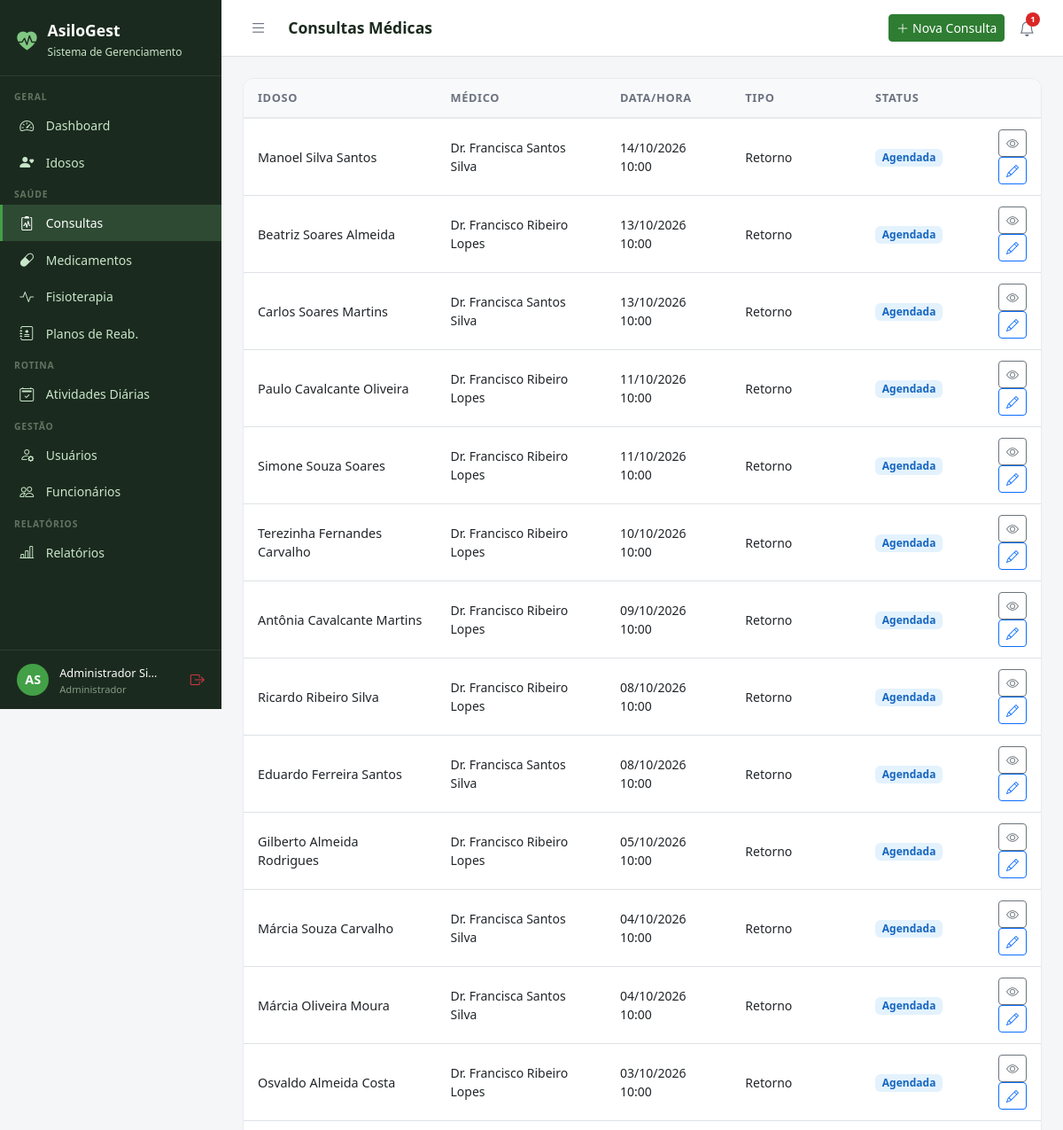
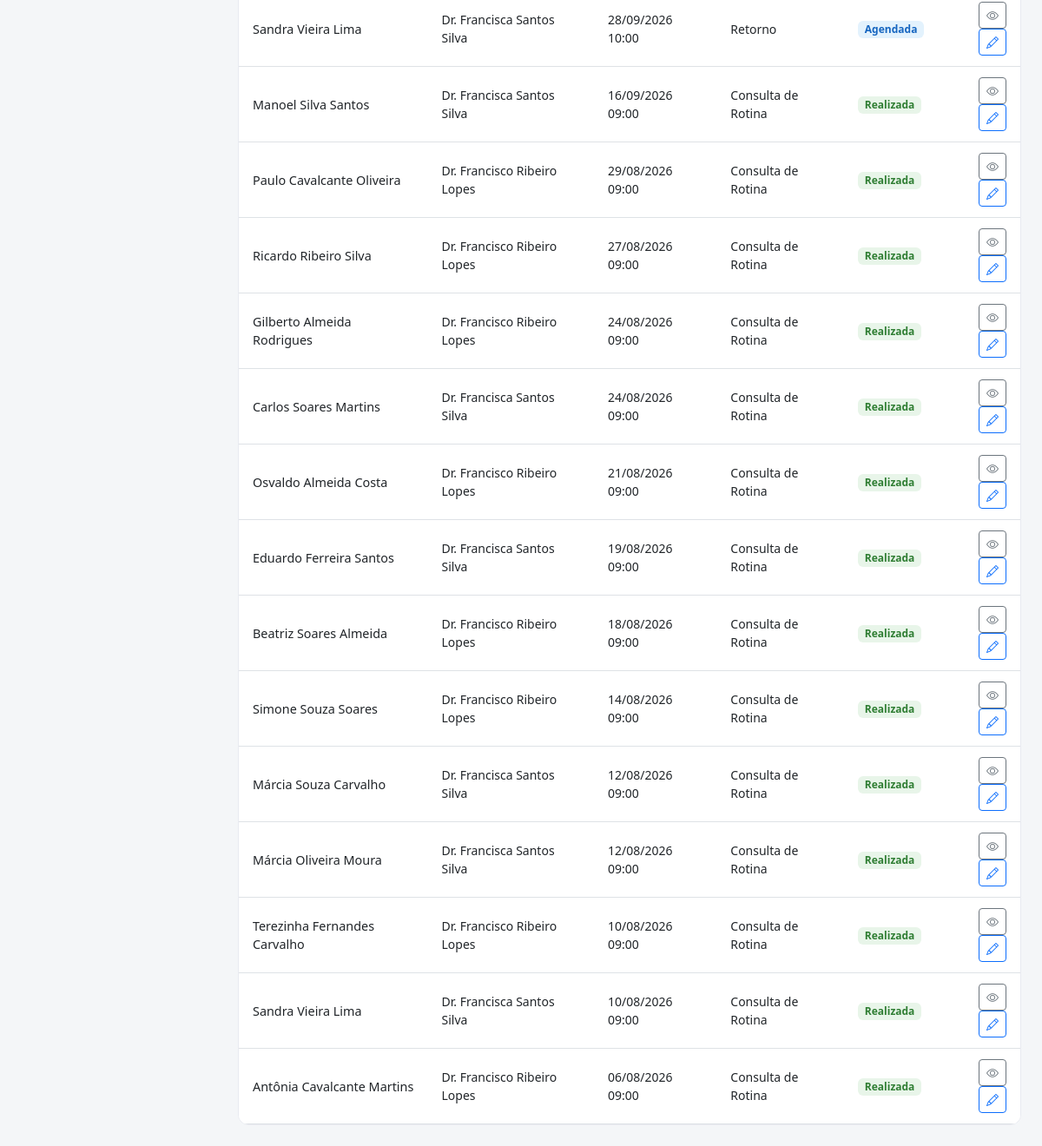
Screenshot of /consultas/ (signed in) with the database file from the repository (2 pictures, top to bottom).
### core/models.py (models this page shows, shortened)
class Usuario(AbstractUser):
    PERFIL_CHOICES = [
        ('administrador', 'Administrador'),
        ('medico', 'Médico'),
        ('fisioterapeuta', 'Fisioterapeuta'),
        ('enfermeiro', 'Enfermeiro(a)'),
        ('recepcionista', 'Recepcionista'),
        ('familiar', 'Familiar do Idoso'),
    ]
    perfil = models.CharField(
        max_length=20, choices=PERFIL_CHOICES,
        default='recepcionista', verbose_name='Perfil de Acesso'
    )
    telefone = models.CharField(max_length=15, blank=True, verbose_name='Telefone')
    cpf = models.CharField(max_length=14, unique=True, null=True, blank=True, verbose_name='CPF')
    foto = models.ImageField(upload_to='usuarios/', blank=True, null=True, verbose_name='Foto')
    data_nascimento = models.DateField(null=True, blank=True, verbose_name='Data de Nascimento')
    especialidade = models.CharField(
        max_length=100, blank=True, verbose_name='Especialidade',
        help_text='Preencha para Médico ou Fisioterapeuta'
    )
    data_admissao = models.DateField(null=True, blank=True, verbose_name='Data de Admissão')
    primeiro_acesso = models.BooleanField(
        default=True, verbose_name='Primeiro Acesso',
        help_text='Usuário deve definir senha no primeiro login'
    )
    ativo = models.BooleanField(default=True, verbose_name='Ativo')
    criado_em = models.DateTimeField(auto_now_add=True)
    class Meta:
        verbose_name = 'Usuário'
        verbose_name_plural = 'Usuários'
        ordering = ['first_name', 'last_name']
    @property
    def is_administrador(self):
        return self.perfil == 'administrador' or self.is_superuser
    @property
    def is_fisioterapeuta(self):
        return self.perfil == 'fisioterapeuta'
    @property
    def is_familiar(self):
        return self.perfil == 'familiar'
    @property
    def pode_editar_saude(self):
        return self.is_administrador or self.is_medico
    @property
    def pode_ver_saude(self):
        return (self.is_administrador or self.is_medico
                or self.is_fisioterapeuta or self.is_enfermeiro)
    @property
    def pode_cadastrar_usuarios(self):
        return self.is_administrador or self.is_recepcionista
    @property
    def pode_administrar(self):
        return self.is_administrador

### consultas/models.py (models this page shows, shortened)
class Consulta(models.Model):
    TIPO_CHOICES = [
        ('rotina', 'Consulta de Rotina'),
        ('urgencia', 'Urgência'),
        ('retorno', 'Retorno'),
        ('especialidade', 'Especialidade'),
        ('preventiva', 'Preventiva'),
    ]
    STATUS_CHOICES = [
        ('agendada', 'Agendada'),
        ('realizada', 'Realizada'),
        ('cancelada', 'Cancelada'),
        ('falta', 'Falta'),
    ]
    idoso = models.ForeignKey(Idoso, on_delete=models.CASCADE, related_name='consultas')
    medico = models.ForeignKey(Usuario, on_delete=models.SET_NULL, null=True, related_name='consultas_medico', limit_choices_to={'perfil': 'medico'})
    data_hora = models.DateTimeField(verbose_name='Data e Hora')
    tipo = models.CharField(max_length=15, choices=TIPO_CHOICES, default='rotina')
    status = models.CharField(max_length=10, choices=STATUS_CHOICES, default='agendada')
    queixa_principal = models.TextField(blank=True, verbose_name='Queixa Principal')
    anamnese = models.TextField(blank=True, verbose_name='Anamnese')
    exame_fisico = models.TextField(blank=True, verbose_name='Exame Físico')
    diagnostico = models.TextField(blank=True, verbose_name='Diagnóstico')
    prescricao = models.TextField(blank=True, verbose_name='Prescrição / Conduta')
    retorno_em = models.DateField(null=True, blank=True, verbose_name='Retorno Previsto')
    observacoes = models.TextField(blank=True)
    criado_em = models.DateTimeField(auto_now_add=True)
    atualizado_em = models.DateTimeField(auto_now=True)
    class Meta:
        verbose_name = 'Consulta'
        verbose_name_plural = 'Consultas'
        ordering = ['-data_hora']

### idosos/models.py (models this page shows, shortened)
class Idoso(models.Model):
    SEXO_CHOICES = [('M', 'Masculino'), ('F', 'Feminino')]
    TIPO_SANGUINEO = [('A+','A+'),('A-','A-'),('B+','B+'),('B-','B-'),('AB+','AB+'),('AB-','AB-'),('O+','O+'),('O-','O-')]
    STATUS_CHOICES = [('ativo','Ativo'),('inativo','Inativo'),('internado','Internado'),('falecido','Falecido')]
    nome = models.CharField(max_length=150, verbose_name='Nome Completo')
    data_nascimento = models.DateField(verbose_name='Data de Nascimento')
    sexo = models.CharField(max_length=1, choices=SEXO_CHOICES)
    cpf = models.CharField(max_length=14, unique=True, null=True, blank=True)
    rg = models.CharField(max_length=20, blank=True)
    tipo_sanguineo = models.CharField(max_length=3, choices=TIPO_SANGUINEO, blank=True)
    foto = models.ImageField(upload_to='idosos/', blank=True, null=True)
    status = models.CharField(max_length=10, choices=STATUS_CHOICES, default='ativo')
    endereco = models.CharField(max_length=200, blank=True)
    cidade = models.CharField(max_length=100, blank=True)
    estado = models.CharField(max_length=2, blank=True)
    cep = models.CharField(max_length=9, blank=True)
    alergias = models.TextField(blank=True, verbose_name='Alergias')
    condicoes_medicas = models.TextField(blank=True, verbose_name='Condições Médicas')
    observacoes = models.TextField(blank=True, verbose_name='Observações Gerais')
    data_entrada = models.DateField(verbose_name='Data de Entrada')
    numero_quarto = models.CharField(max_length=10, blank=True, verbose_name='Quarto')
    criado_em = models.DateTimeField(auto_now_add=True)
    atualizado_em = models.DateTimeField(auto_now=True)
    class Meta:
        verbose_name = 'Idoso'
        verbose_name_plural = 'Idosos'
        ordering = ['nome']

### consultas/views.py (the view, shortened to what this page needs)
# urls.py: path('', views.lista, name='lista'),
@login_required
def lista(request):
    user = request.user
    if not user.pode_ver_saude:
        messages.error(request, 'Acesso negado.')
        return redirect('dashboard')
    consultas = Consulta.objects.select_related('idoso', 'medico').order_by('-data_hora')[:50]
    return render(request, 'consultas/lista.html', {'consultas': consultas})

### templates/consultas/lista.html
{% extends 'base.html' %}
{% block title %}Consultas{% endblock %}{% block page_title %}Consultas Médicas{% endblock %}
{% block topbar_actions %}<a href="{% url 'consultas:novo' %}" class="btn btn-primary btn-sm"><i class="bi bi-plus-lg me-1"></i>Nova Consulta</a>{% endblock %}
{% block content %}
<div class="table-card"><table class="table table-hover">
<thead><tr><th>Idoso</th><th>Médico</th><th>Data/Hora</th><th>Tipo</th><th>Status</th><th></th></tr></thead>
<tbody>{% for c in consultas %}<tr>
  <td><div style="font-weight:500;">{{ c.idoso.nome }}</div></td>
  <td style="font-size:.875rem;">Dr. {{ c.medico.get_full_name|default:"–" }}</td>
  <td style="font-size:.875rem;">{{ c.data_hora|date:"d/m/Y H:i" }}</td>
  <td style="font-size:.875rem;">{{ c.get_tipo_display }}</td>
  <td>
    {% if c.status == 'realizada' %}<span class="badge" style="background:#E8F5E9;color:#2E7D32;font-size:.75rem;">Realizada</span>
    {% elif c.status == 'agendada' %}<span class="badge" style="background:#E3F2FD;color:#1565C0;font-size:.75rem;">Agendada</span>
    {% elif c.status == 'cancelada' %}<span class="badge" style="background:#FFEBEE;color:#C62828;font-size:.75rem;">Cancelada</span>
    {% else %}<span class="badge bg-secondary" style="font-size:.75rem;">{{ c.get_status_display }}</span>{% endif %}
  </td>
  <td class="text-end">
    <a href="{% url 'consultas:detalhe' c.pk %}" class="btn btn-sm btn-outline-secondary"><i class="bi bi-eye"></i></a>
    {% if user.pode_editar_saude %}<a href="{% url 'consultas:editar' c.pk %}" class="btn btn-sm btn-outline-primary"><i class="bi bi-pencil"></i></a>{% endif %}
  </td>
</tr>{% empty %}<tr><td colspan="6" class="text-center py-4 text-muted">Nenhuma consulta encontrada.</td></tr>{% endfor %}</tbody>
</table></div>{% endblock %}

### templates/base.html (shortened to what this page needs)
<!DOCTYPE html>
<html lang="pt-br">
<head>
  <link href="https://cdn.jsdelivr.net/npm/bootstrap@5.3.0/dist/css/bootstrap.min.css" rel="stylesheet">
  <link href="https://cdn.jsdelivr.net/npm/bootstrap-icons@1.11.0/font/bootstrap-icons.css" rel="stylesheet">
</head>
<body>
{% if user.is_authenticated %}
<div id="sidebar">
  <div class="sidebar-brand">
    <i class="bi bi-heart-pulse-fill" style="color:#81C784;font-size:1.4rem;"></i>
    <div>
      <h5 style="margin:0;">AsiloGest</h5>
      <small>Sistema de Gerenciamento</small>
    </div>
  </div>
  <nav class="sidebar-nav">
    <div class="nav-section">Geral</div>
    <a href="{% url 'dashboard' %}" class="sidebar-link {% if request.resolver_match.url_name == 'dashboard' %}active{% endif %}">
      <i class="bi bi-speedometer2"></i> Dashboard
    </a>
    <a href="{% url 'idosos:lista' %}" class="sidebar-link">
      <i class="bi bi-person-heart"></i>
      {% if user.is_familiar %}Meus Familiares{% else %}Idosos{% endif %}
    </a>
    {% if user.pode_ver_saude or user.is_familiar %}
    <div class="nav-section">Saúde</div>
    <a href="{% url 'consultas:lista' %}" class="sidebar-link">
      <i class="bi bi-clipboard2-pulse"></i> Consultas
    </a>
    <a href="{% url 'medicamentos:lista' %}" class="sidebar-link">
      <i class="bi bi-capsule"></i> Medicamentos
    </a>
    <a href="{% url 'fisioterapia:lista' %}" class="sidebar-link">
      <i class="bi bi-activity"></i> Fisioterapia
    </a>
    {% if user.pode_ver_saude and not user.is_familiar %}
    <a href="{% url 'fisioterapia:planos_lista' %}" class="sidebar-link">
      <i class="bi bi-journal-medical"></i> Planos de Reab.
    </a>
    {% endif %}
    {% endif %}
    <div class="nav-section">Rotina</div>
    <a href="{% url 'atividades:lista' %}" class="sidebar-link">
      <i class="bi bi-calendar2-check"></i> Atividades Diárias
    </a>
    {% if user.pode_cadastrar_usuarios %}
    <div class="nav-section">Gestão</div>
    <a href="{% url 'usuarios_lista' %}" class="sidebar-link">
      <i class="bi bi-person-gear"></i> Usuários
    </a>
    {% endif %}
    {% if user.pode_administrar %}
    <a href="{% url 'funcionarios:lista' %}" class="sidebar-link">
      <i class="bi bi-people"></i> Funcionários
    </a>
    {% endif %}
    {% if user.pode_ver_saude or user.pode_administrar %}
    <div class="nav-section">Relatórios</div>
    <a href="{% url 'relatorios:lista' %}" class="sidebar-link">
      <i class="bi bi-bar-chart-line"></i> Relatórios
    </a>
    {% endif %}
  </nav>
  <div class="sidebar-user">
    <div class="avatar">{{ user.first_name|first|upper }}{{ user.last_name|first|upper }}</div>
    <div class="info" style="min-width:0;flex:1;">
      <span>{{ user.get_full_name|truncatechars:18 }}</span>
      <small>{{ user.get_perfil_display }}</small>
    </div>
    <a href="{% url 'logout' %}" class="text-danger" title="Sair" style="flex-shrink:0;">
      <i class="bi bi-box-arrow-right"></i>
    </a>
  </div>
</div>
<div id="main">
  <div class="topbar">
    <div class="topbar-left">
      <button class="btn-toggle-sidebar" onclick="toggleSidebar()" title="Menu">
        <i class="bi bi-list"></i>
      </button>
      <h4>{% block page_title %}{% endblock %}</h4>
    </div>
    <div class="d-flex align-items-center gap-2">
      {% block topbar_actions %}{% endblock %}
      <div style="position:relative;">
        <button class="notif-btn" id="notifBtn" onclick="toggleNotif()" title="Notificações">
          <i class="bi bi-bell"></i>
          {% if notif_count %}
          <span class="notif-badge">{{ notif_count }}</span>
          {% endif %}
        </button>
      </div>
    </div>
  </div>
  <div class="content">
    {% block content %}{% endblock %}
  </div>
</div>
{% else %}
{% block full_content %}{% endblock %}
{% endif %}
</body>
</html>

### templates/base.html (style rules this page uses)
:root { --sidebar-width: 250px; --primary: #2E7D32; --primary-light: #43A047; --accent: #1565C0; --bg-sidebar: #1B2A1E; --bg-sidebar-hover: #2E4A33; --text-sidebar: #C8E6C9; --transition: 0.3s ease; }
body { background: #F4F6F8; font-family: 'Segoe UI', sans-serif; }
#sidebar { position: fixed; top: 0; left: 0; width: var(--sidebar-width); height: 100vh; background: var(--bg-sidebar); z-index: 1000; display: flex; flex-direction: column; overflow-y: auto; transition: transform var(--transition); }
.sidebar-brand { padding: 1.5rem 1.2rem 1rem; border-bottom: 1px solid rgba(255,255,255,0.08); display: flex; align-items: center; gap: .75rem; }
.sidebar-brand h5 { color: #fff; font-weight: 700; margin: 0; font-size: 1.1rem; }
.sidebar-brand small { color: var(--text-sidebar); font-size: .75rem; }
.sidebar-nav { padding: .5rem 0; flex: 1; }
.nav-section { padding: .5rem 1rem .2rem; color: rgba(200,230,201,.4); font-size: .65rem; font-weight: 700; letter-spacing: .08em; text-transform: uppercase; }
.sidebar-link { display: flex; align-items: center; gap: .65rem; padding: .55rem 1.2rem; color: var(--text-sidebar); text-decoration: none; font-size: .875rem; transition: all .2s; border-left: 3px solid transparent; }
.sidebar-link:hover, .sidebar-link.active { background: var(--bg-sidebar-hover); color: #fff; border-left-color: var(--primary-light); }
.sidebar-link i { font-size: 1rem; width: 1.2rem; }
.sidebar-user { padding: .8rem 1.2rem; border-top: 1px solid rgba(255,255,255,0.08); display: flex; align-items: center; gap: .75rem; }
.sidebar-user .avatar { width: 36px; height: 36px; background: var(--primary-light); border-radius: 50%; display: flex; align-items: center; justify-content: center; color: #fff; font-weight: 700; font-size: .9rem; flex-shrink: 0; }
.sidebar-user .info small { color: rgba(200,230,201,.6); font-size: .7rem; display: block; }
.sidebar-user .info span { color: #fff; font-size: .8rem; }
#main { margin-left: var(--sidebar-width); min-height: 100vh; display: flex; flex-direction: column; transition: margin-left var(--transition); }
.topbar { background: #fff; border-bottom: 1px solid #E0E0E0; padding: .75rem 1.5rem; display: flex; align-items: center; justify-content: space-between; position: sticky; top: 0; z-index: 999; }
.topbar-left { display: flex; align-items: center; gap: 1rem; }
.topbar h4 { margin: 0; font-size: 1.1rem; font-weight: 600; color: #1B2A1E; }
.btn-toggle-sidebar { background: none; border: none; padding: .4rem .5rem; color: #6B7280; cursor: pointer; border-radius: 6px; font-size: 1.2rem; line-height: 1; transition: background .2s, color .2s; }
.notif-btn { position: relative; background: none; border: none; padding: .4rem .5rem; color: #6B7280; cursor: pointer; border-radius: 6px; font-size: 1.1rem; transition: background .2s, color .2s; }
.notif-badge { position: absolute; top: 2px; right: 2px; background: #DC2626; color: #fff; font-size: .6rem; font-weight: 700; min-width: 16px; height: 16px; border-radius: 8px; padding: 0 4px; display: flex; align-items: center; justify-content: center; }
.content { padding: 1.5rem; flex: 1; }
.table-card { background: #fff; border-radius: 12px; border: 1px solid #E8EAF0; overflow: hidden; }
.table-card .table { margin: 0; }
.table thead th { background: #F8F9FA; border-bottom: 2px solid #E8EAF0; font-size: .8rem; font-weight: 600; color: #6B7280; text-transform: uppercase; letter-spacing: .05em; padding: .75rem 1rem; }
.table td { padding: .75rem 1rem; vertical-align: middle; font-size: .9rem; }
.btn-primary { background: var(--primary); border-color: var(--primary); }

### rows the page displays
Usuario: first_name|first "A", last_name|first "S", get_full_name "Administrador Si…", perfil "Administrador"
Consulta: idoso.nome "Manoel Silva Santos", medico.get_full_name "Francisca Santos Silva", data_hora "14/10/2026 10:00", tipo "Retorno", status "Agendada"
Consulta: idoso.nome "Beatriz Soares Almeida", medico.get_full_name "Francisco Ribeiro Lopes", data_hora "13/10/2026 10:00", tipo "Retorno", status "Agendada"
Consulta: idoso.nome "Carlos Soares Martins", medico.get_full_name "Francisca Santos Silva", data_hora "13/10/2026 10:00", tipo "Retorno", status "Agendada"
Consulta: idoso.nome "Paulo Cavalcante Oliveira", medico.get_full_name "Francisco Ribeiro Lopes", data_hora "11/10/2026 10:00", tipo "Retorno", status "Agendada"
Consulta: idoso.nome "Simone Souza Soares", medico.get_full_name "Francisco Ribeiro Lopes", data_hora "11/10/2026 10:00", tipo "Retorno", status "Agendada"
Consulta: idoso.nome "Terezinha Fernandes Carvalho", medico.get_full_name "Francisco Ribeiro Lopes", data_hora "10/10/2026 10:00", tipo "Retorno", status "Agendada"
Consulta: idoso.nome "Antônia Cavalcante Martins", medico.get_full_name "Francisco Ribeiro Lopes", data_hora "09/10/2026 10:00", tipo "Retorno", status "Agendada"
Consulta: idoso.nome "Ricardo Ribeiro Silva", medico.get_full_name "Francisco Ribeiro Lopes", data_hora "08/10/2026 10:00", tipo "Retorno", status "Agendada"
Consulta: idoso.nome "Eduardo Ferreira Santos", medico.get_full_name "Francisca Santos Silva", data_hora "08/10/2026 10:00", tipo "Retorno", status "Agendada"
Consulta: idoso.nome "Gilberto Almeida Rodrigues", medico.get_full_name "Francisco Ribeiro Lopes", data_hora "05/10/2026 10:00", tipo "Retorno", status "Agendada"
Consulta: idoso.nome "Márcia Souza Carvalho", medico.get_full_name "Francisca Santos Silva", data_hora "04/10/2026 10:00", tipo "Retorno", status "Agendada"
Consulta: idoso.nome "Márcia Oliveira Moura", medico.get_full_name "Francisca Santos Silva", data_hora "04/10/2026 10:00", tipo "Retorno", status "Agendada"
Consulta: idoso.nome "Osvaldo Almeida Costa", medico.get_full_name "Francisco Ribeiro Lopes", data_hora "03/10/2026 10:00", tipo "Retorno", status "Agendada"
Consulta: idoso.nome "Sandra Vieira Lima", medico.get_full_name "Francisca Santos Silva", data_hora "28/09/2026 10:00", tipo "Retorno", status "Agendada"
Consulta: idoso.nome "Manoel Silva Santos", medico.get_full_name "Francisca Santos Silva", data_hora "16/09/2026 09:00", tipo "Consulta de Rotina", status "Realizada"
Consulta: idoso.nome "Paulo Cavalcante Oliveira", medico.get_full_name "Francisco Ribeiro Lopes", data_hora "29/08/2026 09:00", tipo "Consulta de Rotina", status "Realizada"
Consulta: idoso.nome "Ricardo Ribeiro Silva", medico.get_full_name "Francisco Ribeiro Lopes", data_hora "27/08/2026 09:00", tipo "Consulta de Rotina", status "Realizada"
Consulta: idoso.nome "Gilberto Almeida Rodrigues", medico.get_full_name "Francisco Ribeiro Lopes", data_hora "24/08/2026 09:00", tipo "Consulta de Rotina", status "Realizada"
Consulta: idoso.nome "Carlos Soares Martins", medico.get_full_name "Francisca Santos Silva", data_hora "24/08/2026 09:00", tipo "Consulta de Rotina", status "Realizada"
Consulta: idoso.nome "Osvaldo Almeida Costa", medico.get_full_name "Francisco Ribeiro Lopes", data_hora "21/08/2026 09:00", tipo "Consulta de Rotina", status "Realizada"
Consulta: idoso.nome "Eduardo Ferreira Santos", medico.get_full_name "Francisca Santos Silva", data_hora "19/08/2026 09:00", tipo "Consulta de Rotina", status "Realizada"
Consulta: idoso.nome "Beatriz Soares Almeida", medico.get_full_name "Francisco Ribeiro Lopes", data_hora "18/08/2026 09:00", tipo "Consulta de Rotina", status "Realizada"
Consulta: idoso.nome "Simone Souza Soares", medico.get_full_name "Francisco Ribeiro Lopes", data_hora "14/08/2026 09:00", tipo "Consulta de Rotina", status "Realizada"
Consulta: idoso.nome "Márcia Souza Carvalho", medico.get_full_name "Francisca Santos Silva", data_hora "12/08/2026 09:00", tipo "Consulta de Rotina", status "Realizada"
Consulta: idoso.nome "Márcia Oliveira Moura", medico.get_full_name "Francisca Santos Silva", data_hora "12/08/2026 09:00", tipo "Consulta de Rotina", status "Realizada"
Consulta: idoso.nome "Terezinha Fernandes Carvalho", medico.get_full_name "Francisco Ribeiro Lopes", data_hora "10/08/2026 09:00", tipo "Consulta de Rotina", status "Realizada"
Consulta: idoso.nome "Sandra Vieira Lima", medico.get_full_name "Francisca Santos Silva", data_hora "10/08/2026 09:00", tipo "Consulta de Rotina", status "Realizada"
Consulta: idoso.nome "Antônia Cavalcante Martins", medico.get_full_name "Francisco Ribeiro Lopes", data_hora "06/08/2026 09:00", tipo "Consulta de Rotina", status "Realizada"

### other values shown
{{ notif_count }} "1"
